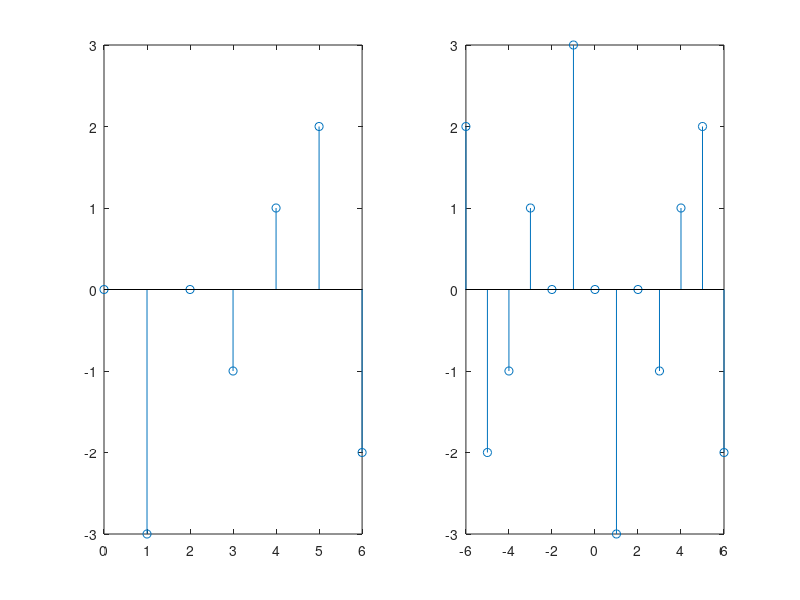

This chart was generated by the following MATLAB code:
clear;clc;close all;
N=6;
f=zeros(N,1);
for i=1:1:N
   f(i)= (-1)^int16(rand*10)*mod(rand*11,3);
end
f=[0;f];
subplot(121);
x=0:1:N;
stem(x,f);
ylim([-3,3]);
subplot(122);
x=-N:1:N;
f_2=[-flip(f);f(2:end)];
stem(x,f_2);
ylim([-3,3]);
